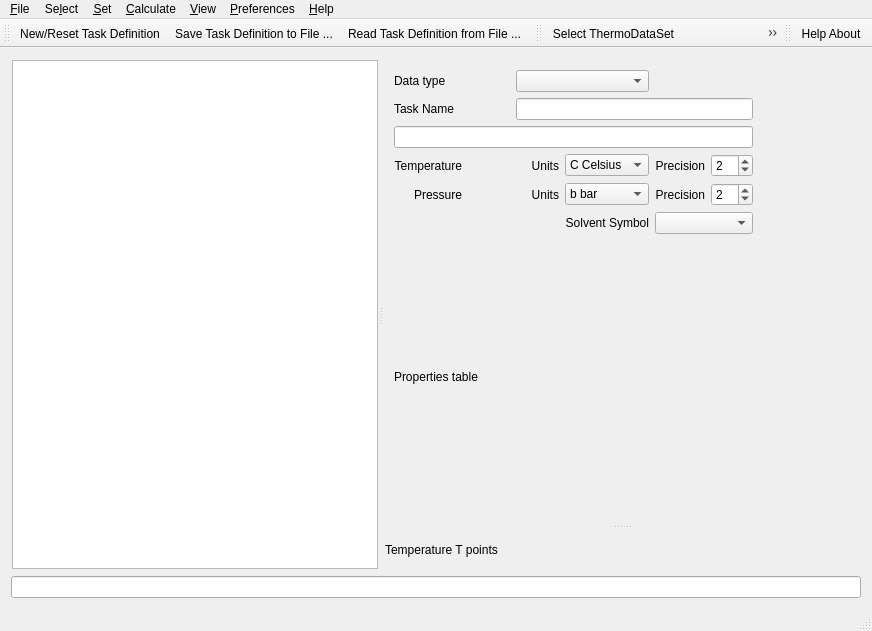
<?xml version="1.0" encoding="UTF-8"?>
<ui version="4.0">
 <class>ThermoFunWidget</class>
 <widget class="QMainWindow" name="ThermoFunWidget">
  <property name="geometry">
   <rect>
    <x>0</x>
    <y>0</y>
    <width>872</width>
    <height>631</height>
   </rect>
  </property>
  <property name="windowTitle">
   <string>ThermoFun Tabulation of Thermodynamic Properties</string>
  </property>
  <widget class="QWidget" name="centralWidget">
   <layout class="QVBoxLayout" name="verticalLayout">
    <item>
     <widget class="QSplitter" name="mainSplitter">
      <property name="orientation">
       <enum>Qt::Horizontal</enum>
      </property>
      <property name="opaqueResize">
       <bool>true</bool>
      </property>
      <widget class="QWidget" name="keyWidget" native="true">
       <layout class="QVBoxLayout" name="verticalLayout_4">
        <property name="spacing">
         <number>0</number>
        </property>
        <property name="leftMargin">
         <number>0</number>
        </property>
        <property name="topMargin">
         <number>0</number>
        </property>
        <property name="rightMargin">
         <number>0</number>
        </property>
        <property name="bottomMargin">
         <number>0</number>
        </property>
        <item>
         <widget class="QSplitter" name="keySplitter">
          <property name="orientation">
           <enum>Qt::Vertical</enum>
          </property>
          <widget class="QWidget" name="widget" native="true">
           <layout class="QVBoxLayout" name="verticalLayout_2" stretch="0">
            <property name="spacing">
             <number>1</number>
            </property>
            <property name="leftMargin">
             <number>1</number>
            </property>
            <property name="topMargin">
             <number>1</number>
            </property>
            <property name="rightMargin">
             <number>1</number>
            </property>
            <property name="bottomMargin">
             <number>1</number>
            </property>
            <item>
             <widget class="QTextEdit" name="taskQuery">
              <property name="readOnly">
               <bool>true</bool>
              </property>
             </widget>
            </item>
           </layout>
          </widget>
         </widget>
        </item>
       </layout>
      </widget>
      <widget class="QWidget" name="listsWidget" native="true">
       <layout class="QVBoxLayout" name="verticalLayout_3">
        <property name="spacing">
         <number>0</number>
        </property>
        <property name="leftMargin">
         <number>0</number>
        </property>
        <property name="topMargin">
         <number>0</number>
        </property>
        <property name="rightMargin">
         <number>0</number>
        </property>
        <property name="bottomMargin">
         <number>0</number>
        </property>
        <item>
         <widget class="QSplitter" name="lstSplitter">
          <property name="orientation">
           <enum>Qt::Vertical</enum>
          </property>
          <widget class="QWidget" name="inWidget" native="true">
           <layout class="QGridLayout" name="gridLayout">
            <item row="3" column="2">
             <widget class="QLabel" name="label_5">
              <property name="text">
               <string>Units</string>
              </property>
              <property name="alignment">
               <set>Qt::AlignRight|Qt::AlignTrailing|Qt::AlignVCenter</set>
              </property>
             </widget>
            </item>
            <item row="4" column="5">
             <widget class="QSpinBox" name="pPrecision">
              <property name="toolTip">
               <string extracomment="Output precision / digits after decimal point (in Fixed Format)">Number of digits after decimal point for pressure</string>
              </property>
              <property name="toolTipDuration">
               <number>5</number>
              </property>
              <property name="value">
               <number>2</number>
              </property>
             </widget>
            </item>
            <item row="0" column="0" colspan="2" alignment="Qt::AlignLeft">
             <widget class="QLabel" name="label">
              <property name="text">
               <string>Data type</string>
              </property>
             </widget>
            </item>
            <item row="1" column="2" colspan="4">
             <widget class="QLineEdit" name="pName">
              <property name="toolTip">
               <string>Calculation task name</string>
              </property>
             </widget>
            </item>
            <item row="6" column="4" colspan="2">
             <widget class="QComboBox" name="pSolventSymbol">
              <property name="enabled">
               <bool>true</bool>
              </property>
              <property name="toolTip">
               <string>Symbol of the solvent used for calculating properties of disolved solute species</string>
              </property>
             </widget>
            </item>
            <item row="4" column="0">
             <widget class="QLabel" name="label_7">
              <property name="enabled">
               <bool>true</bool>
              </property>
              <property name="maximumSize">
               <size>
                <width>120</width>
                <height>16777215</height>
               </size>
              </property>
              <property name="text">
               <string>Pressure</string>
              </property>
              <property name="alignment">
               <set>Qt::AlignRight|Qt::AlignTrailing|Qt::AlignVCenter</set>
              </property>
             </widget>
            </item>
            <item row="3" column="4">
             <widget class="QLabel" name="label_10">
              <property name="toolTip">
               <string>Number of digits after decimal point</string>
              </property>
              <property name="statusTip">
               <string>Precision of temperature values</string>
              </property>
              <property name="text">
               <string>Precision</string>
              </property>
              <property name="alignment">
               <set>Qt::AlignRight|Qt::AlignTrailing|Qt::AlignVCenter</set>
              </property>
             </widget>
            </item>
            <item row="4" column="3">
             <widget class="QComboBox" name="pPunit">
              <item>
               <property name="text">
                <string>b bar</string>
               </property>
              </item>
              <item>
               <property name="text">
                <string>B kbar</string>
               </property>
              </item>
              <item>
               <property name="text">
                <string>p Pa</string>
               </property>
              </item>
              <item>
               <property name="text">
                <string>P MPa</string>
               </property>
              </item>
              <item>
               <property name="text">
                <string>A atm</string>
               </property>
              </item>
             </widget>
            </item>
            <item row="4" column="2">
             <widget class="QLabel" name="label_6">
              <property name="text">
               <string>Units</string>
              </property>
              <property name="alignment">
               <set>Qt::AlignRight|Qt::AlignTrailing|Qt::AlignVCenter</set>
              </property>
             </widget>
            </item>
            <item row="3" column="3">
             <widget class="QComboBox" name="pTunit">
              <property name="currentText">
               <string>C Celsius</string>
              </property>
              <item>
               <property name="text">
                <string>C Celsius</string>
               </property>
              </item>
              <item>
               <property name="text">
                <string>K Kelvin</string>
               </property>
              </item>
             </widget>
            </item>
            <item row="7" column="0" colspan="8">
             <widget class="QLabel" name="label_9">
              <property name="maximumSize">
               <size>
                <width>16777215</width>
                <height>16777215</height>
               </size>
              </property>
              <property name="text">
               <string>Properties table</string>
              </property>
             </widget>
            </item>
            <item row="4" column="4">
             <widget class="QLabel" name="label_12">
              <property name="toolTip">
               <string>Number of digits after decimal point</string>
              </property>
              <property name="statusTip">
               <string>Precision of pressure values</string>
              </property>
              <property name="text">
               <string>Precision</string>
              </property>
              <property name="alignment">
               <set>Qt::AlignRight|Qt::AlignTrailing|Qt::AlignVCenter</set>
              </property>
             </widget>
            </item>
            <item row="1" column="0" colspan="2" alignment="Qt::AlignLeft">
             <widget class="QLabel" name="label_8">
              <property name="text">
               <string>Task Name</string>
              </property>
              <property name="alignment">
               <set>Qt::AlignRight|Qt::AlignTrailing|Qt::AlignVCenter</set>
              </property>
             </widget>
            </item>
            <item row="0" column="2" colspan="2">
             <widget class="QComboBox" name="typeBox">
              <property name="toolTip">
               <string>Type of data to calculate properties for</string>
              </property>
             </widget>
            </item>
            <item row="6" column="3">
             <widget class="QLabel" name="label_13">
              <property name="toolTip">
               <string>Symbol of the solvent used for calculating properties of disolved solute species</string>
              </property>
              <property name="text">
               <string>Solvent Symbol</string>
              </property>
              <property name="alignment">
               <set>Qt::AlignRight|Qt::AlignTrailing|Qt::AlignVCenter</set>
              </property>
             </widget>
            </item>
            <item row="2" column="0" colspan="6">
             <widget class="QLineEdit" name="pComment">
              <property name="toolTip">
               <string>Calculation task comment</string>
              </property>
             </widget>
            </item>
            <item row="3" column="0">
             <widget class="QLabel" name="label_3">
              <property name="text">
               <string>Temperature</string>
              </property>
              <property name="alignment">
               <set>Qt::AlignRight|Qt::AlignTrailing|Qt::AlignVCenter</set>
              </property>
             </widget>
            </item>
            <item row="3" column="5">
             <widget class="QSpinBox" name="tPrecision">
              <property name="toolTip">
               <string extracomment="Output precision / digits after decimal point (in Fixed Format)">Number of digits after decimal point for temperature</string>
              </property>
              <property name="toolTipDuration">
               <number>5</number>
              </property>
              <property name="value">
               <number>2</number>
              </property>
             </widget>
            </item>
           </layout>
          </widget>
          <widget class="QWidget" name="outWidget" native="true">
           <layout class="QGridLayout" name="gridLayout_3">
            <property name="leftMargin">
             <number>2</number>
            </property>
            <property name="topMargin">
             <number>2</number>
            </property>
            <property name="rightMargin">
             <number>2</number>
            </property>
            <property name="bottomMargin">
             <number>2</number>
            </property>
            <property name="spacing">
             <number>2</number>
            </property>
            <item row="1" column="0">
             <widget class="QLabel" name="label_4">
              <property name="text">
               <string>Temperature T points</string>
              </property>
             </widget>
            </item>
           </layout>
          </widget>
         </widget>
        </item>
       </layout>
      </widget>
     </widget>
    </item>
    <item>
     <widget class="QLineEdit" name="calcStatus">
      <property name="minimumSize">
       <size>
        <width>125</width>
        <height>0</height>
       </size>
      </property>
      <property name="toolTip">
       <string>Status bar, what to do next and error messages</string>
      </property>
      <property name="readOnly">
       <bool>true</bool>
      </property>
     </widget>
    </item>
   </layout>
  </widget>
  <widget class="QMenuBar" name="menuBar">
   <property name="geometry">
    <rect>
     <x>0</x>
     <y>0</y>
     <width>872</width>
     <height>19</height>
    </rect>
   </property>
   <widget class="QMenu" name="menu_File">
    <property name="title">
     <string>&amp;File</string>
    </property>
    <addaction name="separator"/>
    <addaction name="actionNew_Reset_Task_Definition"/>
    <addaction name="separator"/>
    <addaction name="actionExport_CfgFile"/>
    <addaction name="actionImport_CfgFile"/>
    <addaction name="separator"/>
    <addaction name="actionE_xit"/>
   </widget>
   <widget class="QMenu" name="menuHelp">
    <property name="title">
     <string>&amp;Help</string>
    </property>
    <addaction name="actionContents"/>
    <addaction name="separator"/>
    <addaction name="actionVersion"/>
    <addaction name="actionAuthors"/>
    <addaction name="actionLicense"/>
    <addaction name="separator"/>
    <addaction name="action_Help_About"/>
   </widget>
   <widget class="QMenu" name="menu_Calc">
    <property name="title">
     <string>&amp;Calculate</string>
    </property>
    <addaction name="actionCalculate_Properties"/>
    <addaction name="actionCalculate_TP"/>
   </widget>
   <widget class="QMenu" name="menuPreferences">
    <property name="title">
     <string>&amp;Preferences</string>
    </property>
    <addaction name="actionCalculate_Substances_Records_from_Dependent_Reactions"/>
    <addaction name="actionCalculate_Reactions_Records_from_Reactants"/>
    <addaction name="separator"/>
    <addaction name="action_Set_Elemets_to_reactionsets"/>
    <addaction name="actionFixed_output_number_format"/>
   </widget>
   <widget class="QMenu" name="menuSelect">
    <property name="title">
     <string>Se&amp;lect</string>
    </property>
    <addaction name="actionSelect_ThermoDataSet"/>
    <addaction name="actionSelect_Elements"/>
    <addaction name="actionSelect_Substances"/>
    <addaction name="actionSelect_Reactions"/>
   </widget>
   <widget class="QMenu" name="menuSet">
    <property name="title">
     <string>&amp;Set</string>
    </property>
    <addaction name="actionReset_TP"/>
    <addaction name="actionRealloc_TP"/>
    <addaction name="separator"/>
    <addaction name="actionChange_Property_list"/>
   </widget>
   <widget class="QMenu" name="menuView">
    <property name="title">
     <string>&amp;View</string>
    </property>
    <addaction name="actionShow_Results"/>
   </widget>
   <addaction name="menu_File"/>
   <addaction name="menuSelect"/>
   <addaction name="menuSet"/>
   <addaction name="menu_Calc"/>
   <addaction name="menuView"/>
   <addaction name="menuPreferences"/>
   <addaction name="menuHelp"/>
  </widget>
  <widget class="QStatusBar" name="statusBar"/>
  <widget class="QToolBar" name="mainToolBar">
   <property name="statusTip">
    <string/>
   </property>
   <property name="floatable">
    <bool>true</bool>
   </property>
   <attribute name="toolBarArea">
    <enum>TopToolBarArea</enum>
   </attribute>
   <attribute name="toolBarBreak">
    <bool>false</bool>
   </attribute>
   <addaction name="actionNew_Reset_Task_Definition"/>
   <addaction name="actionExport_CfgFile"/>
   <addaction name="actionImport_CfgFile"/>
  </widget>
  <widget class="QToolBar" name="nameToolBar">
   <property name="windowTitle">
    <string>toolBar</string>
   </property>
   <attribute name="toolBarArea">
    <enum>TopToolBarArea</enum>
   </attribute>
   <attribute name="toolBarBreak">
    <bool>false</bool>
   </attribute>
   <addaction name="actionSelect_ThermoDataSet"/>
   <addaction name="actionReset_TP"/>
   <addaction name="actionChange_Property_list"/>
   <addaction name="actionCalculate_Properties"/>
   <addaction name="actionShow_Results"/>
  </widget>
  <widget class="QToolBar" name="toolBar">
   <property name="windowTitle">
    <string>toolBar</string>
   </property>
   <attribute name="toolBarArea">
    <enum>TopToolBarArea</enum>
   </attribute>
   <attribute name="toolBarBreak">
    <bool>false</bool>
   </attribute>
   <addaction name="action_Help_About"/>
  </widget>
  <action name="actionE_xit">
   <property name="text">
    <string>E&amp;xit</string>
   </property>
  </action>
  <action name="actionImport_CfgFile">
   <property name="icon">
    <iconset resource="../ThermoFunDemoGUI.qrc">
     <normaloff>:/Icons/ShowFilesIcon24.png</normaloff>:/Icons/ShowFilesIcon24.png</iconset>
   </property>
   <property name="text">
    <string>&amp;Open Task Definition from File ...</string>
   </property>
   <property name="iconText">
    <string>Read Task Definition from File ...</string>
   </property>
   <property name="toolTip">
    <string>Read calculation setup from file ...</string>
   </property>
  </action>
  <action name="actionExport_CfgFile">
   <property name="icon">
    <iconset resource="../ThermoFunDemoGUI.qrc">
     <normaloff>:/Icons/SaveCurrentRecordIcon24.png</normaloff>:/Icons/SaveCurrentRecordIcon24.png</iconset>
   </property>
   <property name="text">
    <string>&amp;Save Task Definition to File ...</string>
   </property>
   <property name="iconText">
    <string>Save Task Definition to File ...</string>
   </property>
   <property name="toolTip">
    <string>Save calculation setup to file...</string>
   </property>
  </action>
  <action name="action_Help_About">
   <property name="icon">
    <iconset resource="../ThermoFunDemoGUI.qrc">
     <normaloff>:/Icons/QuestionMessageIcon24.png</normaloff>:/Icons/QuestionMessageIcon24.png</iconset>
   </property>
   <property name="text">
    <string> Help &amp;About</string>
   </property>
   <property name="toolTip">
    <string>Show Help VIewer ...</string>
   </property>
  </action>
  <action name="actionAuthors">
   <property name="text">
    <string>Au&amp;thors ...</string>
   </property>
  </action>
  <action name="actionLicense">
   <property name="text">
    <string>&amp;License ...</string>
   </property>
  </action>
  <action name="actionContents">
   <property name="text">
    <string>Help &amp;Contents ...</string>
   </property>
  </action>
  <action name="actionVersion">
   <property name="text">
    <string>&amp;Version ...</string>
   </property>
  </action>
  <action name="actionCalculate_Properties">
   <property name="icon">
    <iconset resource="../ThermoFunDemoGUI.qrc">
     <normaloff>:/Icons/CalculateRecordDataIcon24.png</normaloff>:/Icons/CalculateRecordDataIcon24.png</iconset>
   </property>
   <property name="text">
    <string>&amp;Properties ...</string>
   </property>
  </action>
  <action name="actionCalculate_TP">
   <property name="enabled">
    <bool>false</bool>
   </property>
   <property name="icon">
    <iconset resource="../ThermoFunDemoGUI.qrc">
     <normaloff>:/Icons/RTparmModuleIcon24.png</normaloff>:/Icons/RTparmModuleIcon24.png</iconset>
   </property>
   <property name="text">
    <string>&amp;Tabulate the temperature and pressure points</string>
   </property>
  </action>
  <action name="actionShow_Results">
   <property name="enabled">
    <bool>false</bool>
   </property>
   <property name="icon">
    <iconset resource="../ThermoFunDemoGUI.qrc">
     <normaloff>:/Icons/ShowGEMResultsIcon24.png</normaloff>:/Icons/ShowGEMResultsIcon24.png</iconset>
   </property>
   <property name="text">
    <string>Table with &amp;Results  ...</string>
   </property>
  </action>
  <action name="actionChange_Property_list">
   <property name="icon">
    <iconset resource="../ThermoFunDemoGUI.qrc">
     <normaloff>:/Icons/DocumentsPileIcon24.png</normaloff>:/Icons/DocumentsPileIcon24.png</iconset>
   </property>
   <property name="text">
    <string>&amp;Properties to Calculate ...</string>
   </property>
   <property name="toolTip">
    <string>Set properties to calculate</string>
   </property>
  </action>
  <action name="actionRealloc_TP">
   <property name="text">
    <string>&amp;Size of Temperature and Pressure points list ...</string>
   </property>
   <property name="toolTip">
    <string>Realloc TP pairs list</string>
   </property>
  </action>
  <action name="actionReset_TP">
   <property name="icon">
    <iconset resource="../ThermoFunDemoGUI.qrc">
     <normaloff>:/Icons/SelectTP24.png</normaloff>:/Icons/SelectTP24.png</iconset>
   </property>
   <property name="text">
    <string>&amp;Temperature and Pressure points ...</string>
   </property>
   <property name="toolTip">
    <string>Set temperature and pressure points</string>
   </property>
  </action>
  <action name="actionNew_Reset_Task_Definition">
   <property name="icon">
    <iconset resource="../ThermoFunDemoGUI.qrc">
     <normaloff>:/Icons/NewCreateRecordIcon24.png</normaloff>:/Icons/NewCreateRecordIcon24.png</iconset>
   </property>
   <property name="text">
    <string>&amp;New/Reset Task Definition</string>
   </property>
   <property name="toolTip">
    <string>Reset window</string>
   </property>
  </action>
  <action name="actionSelect_ThermoDataSet">
   <property name="icon">
    <iconset resource="../ThermoFunDemoGUI.qrc">
     <normaloff>:/Icons/ICompModuleIcon24.png</normaloff>:/Icons/ICompModuleIcon24.png</iconset>
   </property>
   <property name="text">
    <string>Select &amp;ThermoDataSet ...</string>
   </property>
   <property name="toolTip">
    <string>Select thermodynamic dataset</string>
   </property>
  </action>
  <action name="action_Set_Elemets_to_reactions">
   <property name="text">
    <string> &amp;Set Elemets to reactions</string>
   </property>
  </action>
  <action name="actionCalculate_Substances_Records_from_Dependent_Reactions">
   <property name="checkable">
    <bool>true</bool>
   </property>
   <property name="text">
    <string>Calculate &amp;Substances Records from Dependent Reactions</string>
   </property>
  </action>
  <action name="actionCalculate_Reactions_Records_from_Reactants">
   <property name="checkable">
    <bool>true</bool>
   </property>
   <property name="text">
    <string>Calculate &amp;Reactions Records from Reactants</string>
   </property>
  </action>
  <action name="action_Set_Elemets_to_reactionsets">
   <property name="text">
    <string> &amp;Set Elemets to reactionsets</string>
   </property>
   <property name="toolTip">
    <string>Set Elemets to ReactionSets</string>
   </property>
  </action>
  <action name="actionSelect_Elements">
   <property name="enabled">
    <bool>true</bool>
   </property>
   <property name="text">
    <string>Select &amp;Elements ...</string>
   </property>
  </action>
  <action name="actionSelect_Substances">
   <property name="enabled">
    <bool>true</bool>
   </property>
   <property name="text">
    <string>Select &amp;Substances ...</string>
   </property>
  </action>
  <action name="actionSelect_ReactionSets">
   <property name="text">
    <string>Select ReactionSets ...</string>
   </property>
  </action>
  <action name="actionSelect_Reactions">
   <property name="enabled">
    <bool>true</bool>
   </property>
   <property name="text">
    <string>Select Reactions ...</string>
   </property>
  </action>
  <action name="actionFixed_output_number_format">
   <property name="checkable">
    <bool>true</bool>
   </property>
   <property name="checked">
    <bool>true</bool>
   </property>
   <property name="text">
    <string>Fixed output number format</string>
   </property>
   <property name="toolTip">
    <string>Output values that have a fixed number of digits after the decima point</string>
   </property>
  </action>
 </widget>
 <layoutdefault spacing="6" margin="11"/>
 <resources>
  <include location="../ThermoFunDemoGUI.qrc"/>
 </resources>
 <connections/>
</ui>
